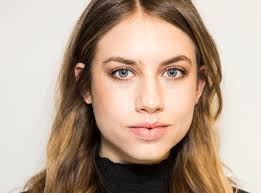
#> input picture face detaction/face.jpeg, 261 x 193 px
$ jupyter execute Untitled11.ipynb
#> lines starting #> are read from the running program, lines starting #| are printed output that depends on the picture; after the words box and inside, x2 and y2 are one past the last pixel; in counts of white or black regions, pixels touching at a corner belong together
[cell 1]
import cv2

img = cv2.imread('face.jpeg')
#> img is the input picture: shape (193, 261, 3); mean B, G, R 147, 163.4, 185.6

face_cascade = cv2.CascadeClassifier(cv2.data.haarcascades + 'haarcascade_frontalface_default.xml')
eye_cascade = cv2.CascadeClassifier(cv2.data.haarcascades + 'haarcascade_eye.xml')

print(face_cascade)
print(eye_cascade)
print(img)
#> (printed output is left out)

gray = cv2.cvtColor(img, cv2.COLOR_BGR2GRAY)
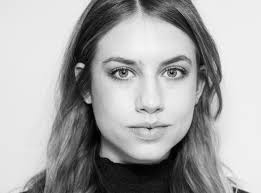
#> gray: shape (193, 261); min 0, max 254, mean 168.2

faces = face_cascade.detectMultiScale(gray, 1.3, 5)
#> faces = [[82, 24, 131, 131]]
for (x,y,w,h) in faces:
    img = cv2.rectangle(img,(x,y),(x+w,y+h),(255,0,0),2)
    roi_gray = gray[y:y+h, x:x+w]
    roi_color = img[y:y+h, x:x+w]
    eyes = eye_cascade.detectMultiScale(roi_gray)
    for (ex,ey,ew,eh) in eyes:
        cv2.rectangle(roi_color,(ex,ey),(ex+ew,ey+eh),(0,255,0),2)
#> this loop made 1 pass
#> (x, y, w, h, eyes) on pass 1: (82, 24, 131, 131, [[74, 32, 32, 32], [20, 30, 37, 37]])
#> pass 1, `img = cv2.rectangle(img,(x,y),(x+w,y+h),(255,0,0),2)`:
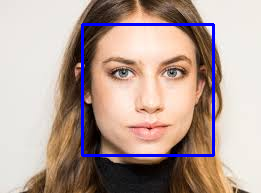
#> img: shape (193, 261, 3); 3.11% of pixels changed, all inside (x1, y1, x2, y2) = (81, 23, 215, 157)
#> pass 1, `roi_gray = gray[y:y+h, x:x+w]`:
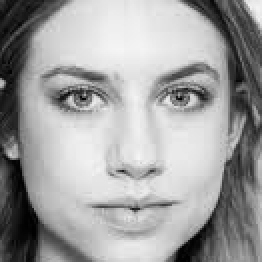
#> roi_gray: shape (131, 131) (shown 2 times larger); min 0, max 246, mean 159.8
#> pass 1, `roi_color = img[y:y+h, x:x+w]`:
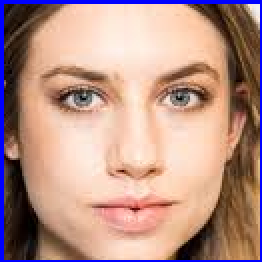
#> roi_color: shape (131, 131, 3) (shown 2 times larger); mean B, G, R 135.5, 146.3, 183.3
#> after the loop:
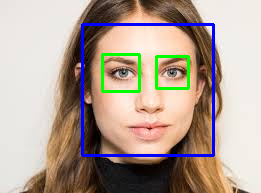
#> img: shape (193, 261, 3); 1.63% of pixels changed, all inside (x1, y1, x2, y2) = (101, 53, 190, 93)
#> after the loop:
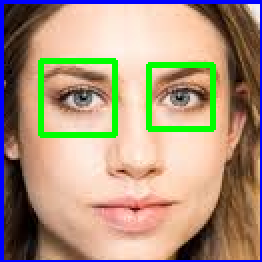
#> roi_color: shape (131, 131, 3) (shown 2 times larger); 4.78% of pixels changed, all inside (x1, y1, x2, y2) = (19, 29, 108, 69)

cv2.imshow('img', img)
cv2.waitKey(0)
cv2.destroyAllWindows()
